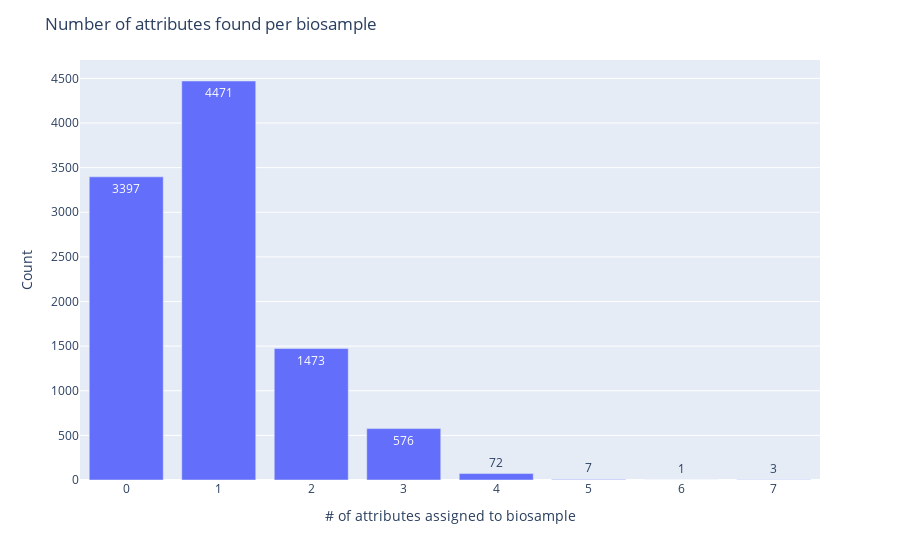

Write notebook code for a chart like this one.
### Code cell
# plots graph of numbe of attributes found per biosample 
# sample_dict should have the format {sample_id: [attribute1, attribute2, ...]}
attribute_count = {}

for key, value in sample_dict.items():
    num_attrs = len(value)
    if num_attrs in attribute_count:
        attribute_count[num_attrs] += 1
    else:
        attribute_count[num_attrs] = 1


bar_data = {"num_attributes": list(attribute_count.keys()), "num_samples": list(attribute_count.values()), "label": list(attribute_count.values())}
fig = px.bar(bar_data, x="num_attributes", y="num_samples", text="label")
fig.update_layout(title="Number of attributes found per biosample", xaxis=dict(title="# of attributes assigned to biosample"), yaxis=dict(title="Count"))
fig.show()

### Figure 1 — Plotly figure (JSON) as saved in the notebook; plotly's stock layout.template omitted (floating-point values rounded to 4 significant figures)
{"data": [{"alignmentgroup": "True", "hovertemplate": "num_attributes=%{x}<br>num_samples=%{y}<br>label=%{text}<extra></extra>", "legendgroup": "", "marker": {"color": "#636efa", "pattern": {"shape": ""}}, "name": "", "offsetgroup": "", "orientation": "v", "showlegend": false, "text": [3397, 576, 4471, 1473, 72, 3, 1, 7], "textposition": "auto", "type": "bar", "x": [0, 3, 1, 2, 4, 7, 6, 5], "xaxis": "x", "y": [3397, 576, 4471, 1473, 72, 3, 1, 7], "yaxis": "y"}], "layout": {"barmode": "relative", "legend": {"tracegroupgap": 0}, "margin": {"t": 60}, "title": {"text": "Number of attributes found per biosample"}, "xaxis": {"anchor": "y", "domain": [0, 1], "title": {"text": "# of attributes assigned to biosample"}}, "yaxis": {"anchor": "x", "domain": [0, 1], "title": {"text": "Count"}}}}
